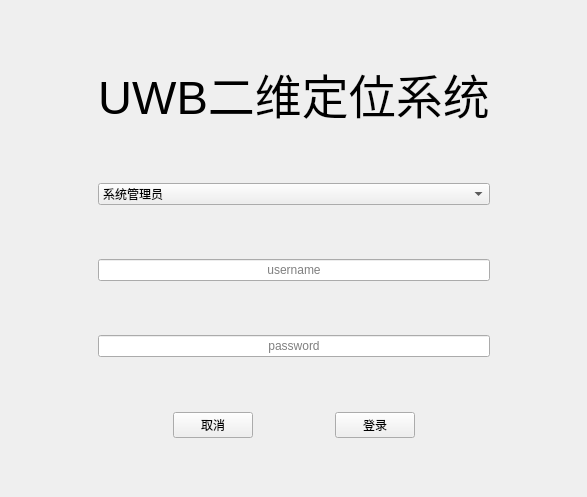
<?xml version="1.0" encoding="UTF-8"?>
<ui version="4.0">
 <class>LoginWidget</class>
 <widget class="QWidget" name="LoginWidget">
  <property name="geometry">
   <rect>
    <x>0</x>
    <y>0</y>
    <width>587</width>
    <height>497</height>
   </rect>
  </property>
  <property name="windowTitle">
   <string>LoginWidget</string>
  </property>
  <layout class="QVBoxLayout" name="verticalLayout_2">
   <item>
    <layout class="QHBoxLayout" name="horizontalLayout_2">
     <item>
      <spacer name="horizontalSpacer_4">
       <property name="orientation">
        <enum>Qt::Horizontal</enum>
       </property>
       <property name="sizeHint" stdset="0">
        <size>
         <width>40</width>
         <height>20</height>
        </size>
       </property>
      </spacer>
     </item>
     <item>
      <layout class="QVBoxLayout" name="verticalLayout">
       <item>
        <spacer name="verticalSpacer_5">
         <property name="orientation">
          <enum>Qt::Vertical</enum>
         </property>
         <property name="sizeHint" stdset="0">
          <size>
           <width>20</width>
           <height>40</height>
          </size>
         </property>
        </spacer>
       </item>
       <item>
        <widget class="QLabel" name="label">
         <property name="font">
          <font>
           <pointsize>35</pointsize>
          </font>
         </property>
         <property name="text">
          <string>UWB二维定位系统</string>
         </property>
         <property name="alignment">
          <set>Qt::AlignCenter</set>
         </property>
        </widget>
       </item>
       <item>
        <spacer name="verticalSpacer_4">
         <property name="orientation">
          <enum>Qt::Vertical</enum>
         </property>
         <property name="sizeHint" stdset="0">
          <size>
           <width>20</width>
           <height>40</height>
          </size>
         </property>
        </spacer>
       </item>
       <item>
        <widget class="QComboBox" name="comboBox">
         <property name="font">
          <font>
           <bold>false</bold>
          </font>
         </property>
         <property name="toolTip">
          <string notr="true"/>
         </property>
         <property name="styleSheet">
          <string notr="true">color{rgb(0, 0, 0)};</string>
         </property>
         <item>
          <property name="text">
           <string>系统管理员</string>
          </property>
         </item>
         <item>
          <property name="text">
           <string>普通用户1</string>
          </property>
         </item>
         <item>
          <property name="text">
           <string>普通用户2</string>
          </property>
         </item>
        </widget>
       </item>
       <item>
        <spacer name="verticalSpacer_3">
         <property name="orientation">
          <enum>Qt::Vertical</enum>
         </property>
         <property name="sizeHint" stdset="0">
          <size>
           <width>20</width>
           <height>40</height>
          </size>
         </property>
        </spacer>
       </item>
       <item>
        <widget class="QLineEdit" name="lineEdit_username">
         <property name="alignment">
          <set>Qt::AlignCenter</set>
         </property>
         <property name="placeholderText">
          <string>username</string>
         </property>
        </widget>
       </item>
       <item>
        <spacer name="verticalSpacer_2">
         <property name="orientation">
          <enum>Qt::Vertical</enum>
         </property>
         <property name="sizeHint" stdset="0">
          <size>
           <width>20</width>
           <height>40</height>
          </size>
         </property>
        </spacer>
       </item>
       <item>
        <widget class="QLineEdit" name="lineEdit_password">
         <property name="alignment">
          <set>Qt::AlignCenter</set>
         </property>
         <property name="placeholderText">
          <string>password</string>
         </property>
        </widget>
       </item>
       <item>
        <spacer name="verticalSpacer">
         <property name="orientation">
          <enum>Qt::Vertical</enum>
         </property>
         <property name="sizeHint" stdset="0">
          <size>
           <width>20</width>
           <height>40</height>
          </size>
         </property>
        </spacer>
       </item>
       <item>
        <layout class="QHBoxLayout" name="horizontalLayout">
         <item>
          <spacer name="horizontalSpacer_2">
           <property name="orientation">
            <enum>Qt::Horizontal</enum>
           </property>
           <property name="sizeHint" stdset="0">
            <size>
             <width>40</width>
             <height>20</height>
            </size>
           </property>
          </spacer>
         </item>
         <item>
          <widget class="QPushButton" name="pushButton_quit">
           <property name="text">
            <string>取消</string>
           </property>
          </widget>
         </item>
         <item>
          <spacer name="horizontalSpacer">
           <property name="orientation">
            <enum>Qt::Horizontal</enum>
           </property>
           <property name="sizeHint" stdset="0">
            <size>
             <width>40</width>
             <height>20</height>
            </size>
           </property>
          </spacer>
         </item>
         <item>
          <widget class="QPushButton" name="pushButton_login">
           <property name="text">
            <string>登录</string>
           </property>
          </widget>
         </item>
         <item>
          <spacer name="horizontalSpacer_3">
           <property name="orientation">
            <enum>Qt::Horizontal</enum>
           </property>
           <property name="sizeHint" stdset="0">
            <size>
             <width>40</width>
             <height>20</height>
            </size>
           </property>
          </spacer>
         </item>
        </layout>
       </item>
       <item>
        <spacer name="verticalSpacer_6">
         <property name="orientation">
          <enum>Qt::Vertical</enum>
         </property>
         <property name="sizeHint" stdset="0">
          <size>
           <width>20</width>
           <height>40</height>
          </size>
         </property>
        </spacer>
       </item>
      </layout>
     </item>
     <item>
      <spacer name="horizontalSpacer_5">
       <property name="orientation">
        <enum>Qt::Horizontal</enum>
       </property>
       <property name="sizeHint" stdset="0">
        <size>
         <width>40</width>
         <height>20</height>
        </size>
       </property>
      </spacer>
     </item>
    </layout>
   </item>
  </layout>
 </widget>
 <resources/>
 <connections/>
</ui>
